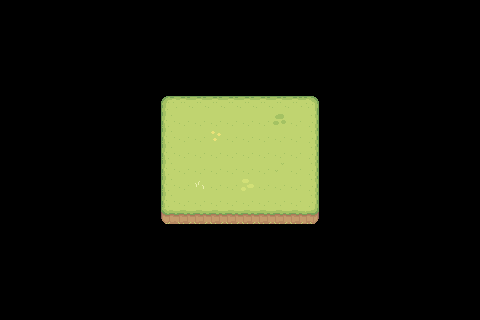

A level layout from a 2D game, rendered from its tile map. Below: a short description, then the map file with its tile-grid data intact:
An orthogonal 30x20 tile map with 16x16 px tiles, 1 tile layer (Tile Layer 1).

<map version="1.10" tiledversion="1.11.0" orientation="orthogonal" renderorder="right-down" width="30" height="20" tilewidth="16" tileheight="16" infinite="0" nextlayerid="2" nextobjectid="1">
 <editorsettings>
  <export target="sample_map.tmj" format="json" />
 </editorsettings>
 <tileset firstgid="1" name="hills_tileset" tilewidth="16" tileheight="16" tilecount="77" columns="11">
  <image source="assets/Hills.png" width="176" height="112" />
  <tile id="0">
   <properties>
    <property name="collides" type="bool" value="true" />
   </properties>
  </tile>
  <tile id="1">
   <properties>
    <property name="collides" type="bool" value="true" />
   </properties>
  </tile>
  <tile id="2">
   <properties>
    <property name="collides" type="bool" value="true" />
   </properties>
  </tile>
  <tile id="11">
   <properties>
    <property name="collides" type="bool" value="true" />
   </properties>
  </tile>
  <tile id="13">
   <properties>
    <property name="collides" type="bool" value="true" />
   </properties>
  </tile>
  <tile id="22">
   <properties>
    <property name="collides" type="bool" value="true" />
   </properties>
  </tile>
  <tile id="23">
   <properties>
    <property name="collides" type="bool" value="true" />
   </properties>
  </tile>
  <tile id="24">
   <properties>
    <property name="collides" type="bool" value="true" />
   </properties>
  </tile>
  <tile id="33">
   <properties>
    <property name="colliders" type="bool" value="true" />
   </properties>
  </tile>
  <tile id="34">
   <properties>
    <property name="colliders" type="bool" value="true" />
   </properties>
  </tile>
  <tile id="35">
   <properties>
    <property name="colliders" type="bool" value="true" />
   </properties>
  </tile>
 </tileset>
 <layer id="1" name="Tile Layer 1" width="30" height="20">
  <data encoding="csv">
0,0,0,0,0,0,0,0,0,0,0,0,0,0,0,0,0,0,0,0,0,0,0,0,0,0,0,0,0,0,
0,0,0,0,0,0,0,0,0,0,0,0,0,0,0,0,0,0,0,0,0,0,0,0,0,0,0,0,0,0,
0,0,0,0,0,0,0,0,0,0,0,0,0,0,0,0,0,0,0,0,0,0,0,0,0,0,0,0,0,0,
0,0,0,0,0,0,0,0,0,0,0,0,0,0,0,0,0,0,0,0,0,0,0,0,0,0,0,0,0,0,
0,0,0,0,0,0,0,0,0,0,0,0,0,0,0,0,0,0,0,0,0,0,0,0,0,0,0,0,0,0,
0,0,0,0,0,0,0,0,0,0,0,0,0,0,0,0,0,0,0,0,0,0,0,0,0,0,0,0,0,0,
0,0,0,0,0,0,0,0,0,0,1,2,2,2,2,2,2,2,2,3,0,0,0,0,0,0,0,0,0,0,
0,0,0,0,0,0,0,0,0,0,12,13,13,13,13,13,13,60,13,14,0,0,0,0,0,0,0,0,0,0,
0,0,0,0,0,0,0,0,0,0,12,13,13,61,13,13,13,13,13,14,0,0,0,0,0,0,0,0,0,0,
0,0,0,0,0,0,0,0,0,0,12,13,13,13,13,13,13,13,13,14,0,0,0,0,0,0,0,0,0,0,
0,0,0,0,0,0,0,0,0,0,12,13,13,13,13,13,13,57,13,14,0,0,0,0,0,0,0,0,0,0,
0,0,0,0,0,0,0,0,0,0,12,13,67,13,13,70,13,13,13,14,0,0,0,0,0,0,0,0,0,0,
0,0,0,0,0,0,0,0,0,0,12,13,13,13,13,13,13,13,13,14,0,0,0,0,0,0,0,0,0,0,
0,0,0,0,0,0,0,0,0,0,23,24,24,24,24,24,24,24,24,25,0,0,0,0,0,0,0,0,0,0,
0,0,0,0,0,0,0,0,0,0,0,0,0,0,0,0,0,0,0,0,0,0,0,0,0,0,0,0,0,0,
0,0,0,0,0,0,0,0,0,0,0,0,0,0,0,0,0,0,0,0,0,0,0,0,0,0,0,0,0,0,
0,0,0,0,0,0,0,0,0,0,0,0,0,0,0,0,0,0,0,0,0,0,0,0,0,0,0,0,0,0,
0,0,0,0,0,0,0,0,0,0,0,0,0,0,0,0,0,0,0,0,0,0,0,0,0,0,0,0,0,0,
0,0,0,0,0,0,0,0,0,0,0,0,0,0,0,0,0,0,0,0,0,0,0,0,0,0,0,0,0,0,
0,0,0,0,0,0,0,0,0,0,0,0,0,0,0,0,0,0,0,0,0,0,0,0,0,0,0,0,0,0
</data>
 </layer>
</map>
